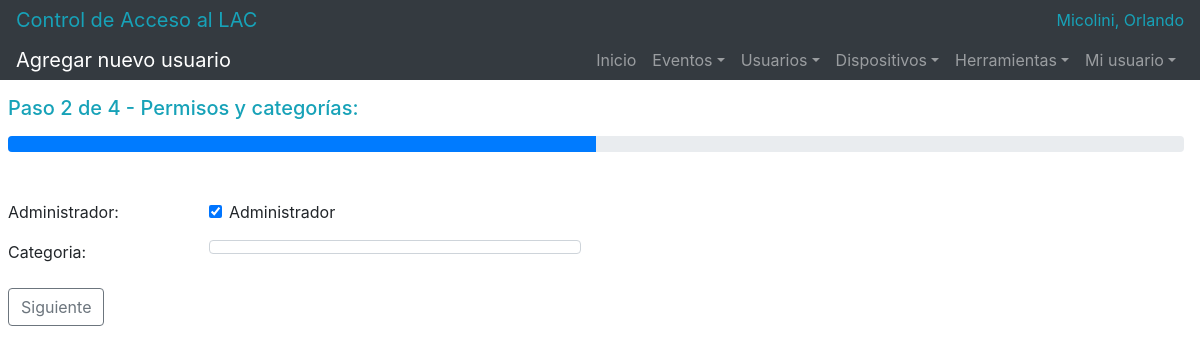
The app's page /usuarios/registro-paso-2/2/ (signed in) with its own data.
### users/models.py (models this page shows, shortened)
class User(AbstractBaseUser):
	class Meta:
		ordering = ["-date_joined"]
	first_name 		= models.CharField(_('Nombre'), max_length=50)
	last_name 		= models.CharField(_('Apellido'), max_length=50)
	email 			= models.EmailField(_('Email'), max_length=50, unique=True,
		error_messages={
			'unique': _("Ya existe un usuario con ese email."),
		})
	identity 		= models.CharField(_('DNI'), max_length=8, unique=True,
		validators=[
			validators.RegexValidator(re.compile('^[0-9]*$'),
				_('Ingrese un documento válido (números únicamente).'))
		],
		error_messages={
			'unique': _("Ya existe un usuario con ese DNI.")
		})
	phone 			= models.CharField(_('Número de teléfono'), max_length=20,
		validators=[
			validators.RegexValidator(re.compile('^[0-9-]*$'),
				_('Ingrese un teléfono válido (números y guiones únicamente).'))
		])
	expiration_date = models.DateField(_('Fecha de finalización'),
		help_text=_('Una vez llegado el día, se da de baja el usuario.'), default=timezone.now)
	monday 			= models.ForeignKey('users.TimeZone',
		on_delete=models.SET_DEFAULT, related_name='monday', verbose_name='Lunes',
		default=1)
	tuesday 		= models.ForeignKey('users.TimeZone',
		on_delete=models.SET_DEFAULT, related_name='tuedsay', verbose_name='Martes',
		default=1)
	wednesday 		= models.ForeignKey('users.TimeZone',
		on_delete=models.SET_DEFAULT, related_name='wendesday', verbose_name='Miércoles',
		default=1)
	thursday 		= models.ForeignKey('users.TimeZone',
		on_delete=models.SET_DEFAULT, related_name='thursday', verbose_name='Jueves',
		default=1)
	friday 			= models.ForeignKey('users.TimeZone',
		on_delete=models.SET_DEFAULT, related_name='friday', verbose_name='Viernes',
		default=1)
	saturday		= models.ForeignKey('users.TimeZone',
		on_delete=models.SET_DEFAULT, related_name='saturday', verbose_name='Sábado',
		default=1)
	sunday			= models.ForeignKey('users.TimeZone',
		on_delete=models.SET_DEFAULT, related_name='sunday', verbose_name='Domingo',
		default=1)
	category_list = models.ManyToManyField('users.Category', blank=True, related_name='user_category_list', verbose_name='Categoria')
	code 			= models.CharField(_('Código'), max_length=10, default='',
		validators=[
			validators.RegexValidator(re.compile('^[0-9A-Fa-f]*$'),
				_('Código de tarjeta inválido (números hexadecimales únicamente).'))
		])
	is_staff 		= models.BooleanField(_('Administrador'), default=False,
		help_text=_('Determina si el usuario tiene permisos para administrar el sitio'
				' (no posee franjas horarias).'))
	is_active 		= models.BooleanField(_('Activo'), default=True,
		help_text=_('Determina si el usuario puede utilizar el sistema o no.'))
	date_joined 	= models.DateTimeField(_('Fecha y hora de registro'), default=timezone.now)
	objects 		= UserManager()
	EMAIL_FIELD 	= 'email'
	USERNAME_FIELD 	= 'email'
	REQUIRED_FIELDS = []

### users/views.py (the view, shortened to what this page needs)
# urls.py: url(r'^usuarios/registro-paso-2/(?P<pk>[0-9]+)/$', views.UserRegisterStep2View.as_view(),
class UserRegisterStep2View(AdminTest, UpdateView):
	model = User
	template_name = 'users/user_register_step_2.html'
	form_class = modelform_factory(User,
		fields = [
			'category_list',
			'is_staff',
		],
		widgets={
			'category_list': forms.CheckboxSelectMultiple
		})

### users/views.py (called while the page is built)
	def test_func(self):
		test = self.request.user.is_staff
		if not test:
			logout(self.request)
		return test

### users/templates/users/user_register_step_2.html (shortened to what this page needs)
{% extends "base.html" %}
{% block title %}
Agregar nuevo usuario
{% endblock title %}
{% block content %}
{% load bootstrap4 %}
<div class="container-responsive ml-2 mr-3">
    <form class="form-group" method="post">
        <h5 class="h5 text-info mb-3">Paso 2 de 4 - Permisos y categorías:</h5>
        <div class="progress mb-5">
            <div class="progress-bar" role="progressbar" style="width: 50%;"></div>
        </div>
        <div class="form-group">
			<div class="row">
	        	<div class="col-12 col-sm-4 col-md-3 col-lg-2">
	        		{{ form.is_staff.label_tag }}
	        	</div>
	        	<div class="col-12 col-sm-6 col-md-5 col-lg-4">
	        		{% bootstrap_field form.is_staff show_label=False show_help=False placeholder=False %}
	        	</div>
	        </div>
			<div class="row">
	        	<div class="col-12 col-sm-4 col-md-3 col-lg-2">
	        		{{ form.category_list.label_tag }}
	        	</div>
	        	<div class="col-12 col-sm-6 col-md-5 col-lg-4">
					{% bootstrap_field form.category_list show_label=False show_help=False placeholder=False %}
				</div>
	        </div>
        </div>
        <button class="btn btn-outline-secondary" type="submit">Siguiente</button>
    </form>
</div>
{% endblock content %}

### templates/base.html (shortened to what this page needs)
<!DOCTYPE html>
<html lang=es>
<head>
	{% include 'base/css.html' %}
</head>
<body>
	<nav class="navbar navbar-expand-md navbar-dark bg-dark py-0">
		<a class="navbar-brand text-info" href="/inicio">Control de Acceso al LAC</a>
		<div class="collapse navbar-collapse">
			<ul class="navbar-nav ml-auto">
				<span class="navbar-text text-info">
					{{ request.user.last_name }}, {{ request.user.first_name }}
				</span>
			</ul>
		</div>
	</nav>
	<nav class="navbar navbar-expand-md navbar-dark bg-dark py-0 sticky-top mb-3">
		<span class="navbar-brand">{% block title %}{% endblock title %}</span>
		<div class="collapse navbar-collapse" id="navbarSupportedContent">
			<ul class="navbar-nav ml-auto">
				<li class="nav-item">
					<a class="nav-link" href="/inicio">Inicio</a>
				</li>
				{% if request.user.is_staff %}
				<li class="nav-item dropdown">
					<a class="nav-link dropdown-toggle" href="#" id="eventsDropdown" role="button" data-toggle="dropdown" aria-haspopup="true" aria-expanded="false">Eventos</a>
				</li>
				<li class="nav-item dropdown">
					<a class="nav-link dropdown-toggle" href="#" id="usersDropdown" role="button" data-toggle="dropdown" aria-haspopup="true" aria-expanded="false">Usuarios</a>
				</li>
				<li class="nav-item dropdown">
					<a class="nav-link dropdown-toggle" href="#" id="usersDropdown" role="button" data-toggle="dropdown" aria-haspopup="true" aria-expanded="false">Dispositivos</a>
				</li>
				<li class="nav-item dropdown">
					<a class="nav-link dropdown-toggle" href="#" id="toolsDropdown" role="button" data-toggle="dropdown" aria-haspopu="true" aria-expanded="false">Herramientas</a>
				</li>
				{% endif %}
				<li class="nav-item dropdown">
					<a class="nav-link dropdown-toggle" href="#" id="usersDropdown" role="button" data-toggle="dropdown" aria-haspopup="true" aria-expanded="false">Mi usuario</a>
				</li>
			</ul>
		</div>
	</nav>
	{% block content %}{% endblock content %}
</body>
</html>

### records on screen
User: user.last_name "Micolini", user.first_name "Orlando"
User: is_staff "☑"
